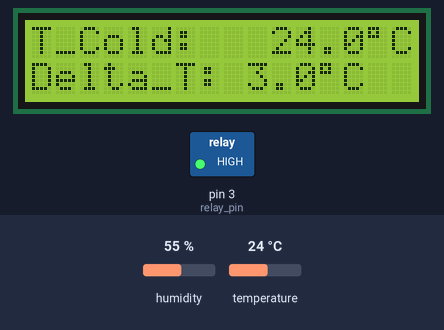
Bench run of a sketch on a simulated Arduino Uno, built with avr-gcc and run on an emulated ATmega328P. Parts: 16×2 character LCD, switched loads named in the sketch (green lamp = pin HIGH). Inputs (shaded band) come from the test bench; at power-on: humidity 55 %, temperature 24 °C. What the sketch prints to the serial monitor is not drawn.

Above: at 2.7 s.
2.8 s: humidity set to 83 %
16.6 s: humidity set to 86 %
At 27.2 s:
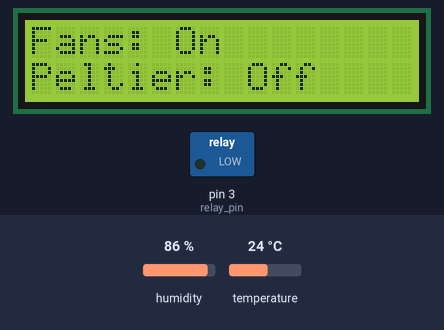
30.4 s: temperature set to 12 °C
At 31.7 s:
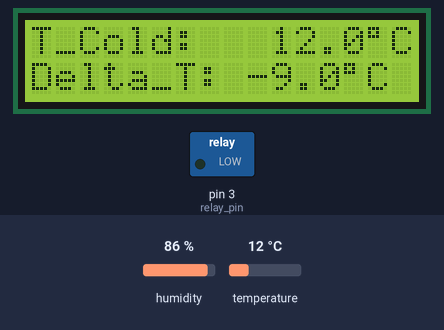
38.5 s: temperature set to 19 °C
At 45.7 s:
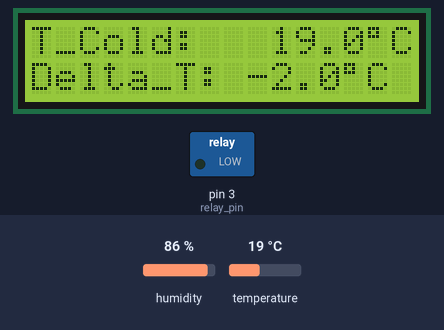
Timing chart, 0 to 47.2 s (numbered marks = the images above; inputs shaded):
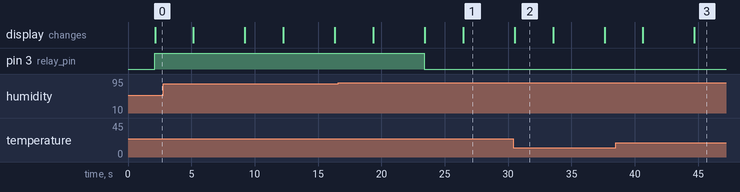

The sketch:

temp_and_lcd.ino
```cpp
/*
 * Code for Simpler Version, during Roommate situation.
 *     - Based on using a single temp sensor, placed in the cold side airflow.
 *
 *
 * T_dewpt = T_air - ((100-RelHum%)/5)  //Temperatures in Celsius
 *
 * Indoor Temp = 70 F / 21.1 C
 * Indoor Humidity = 30 %
 * Indoor Dew Point = 37 F / 3 C
 * DP at 25% = 33 F / 0 C
 * DP at 35% = 41 F / 5 C
 *
 * DPs at 25%/30%/35% at 65 F (18.3 C) = 29 / -2, 33 / 1, 47 / 3
 * DPs at 25%/30%/35% at 75 F (23.9 C) = 37 / 3, 42 / 5, 46 / 8
 *
 */

#include "DHT.h"
#include <LiquidCrystal_I2C.h> // includes the I2C library

#define DHT11_PIN 2
#define degsym ((char)223) // Defines the degree symbol character compatible with the LCD display.

#define Temp_buffer 3 // in degrees Celsius
#define Pwr_fan 1 // fan will always be on

float T_Dewpt = 0;
float TLim_low = 0;
float TLim_high = 0;

int Pwr_pelt = 0; // variable controlling relay to peltier module.
int relay_pelt = 0; // variable for controlling relay signal. Maybe not needed?
const int relay_pin = 3;


LiquidCrystal_I2C lcd(0x27, 16, 2); //set the address for the I2C module, and the lines and characters per line.
DHT dht11(DHT11_PIN, DHT11);


void setup() {
  Serial.begin(9600);

  dht11.begin(); // initialize the sensor

  lcd.init(); // initialize the lcd
  lcd.backlight(); // turn on the backlight

  pinMode(relay_pin, OUTPUT); // initialize digital pin location as an output signal


}


void loop() {
  // wait a few seconds between measurements.
  delay(2000);

  // read humidity
  float humi  = dht11.readHumidity();
  // read temperature as Celsius
  float tempC = dht11.readTemperature();
  // read temperature as Fahrenheit
  float tempF = dht11.readTemperature(true);

  // check if any reads failed
  if (isnan(humi) || isnan(tempC) || isnan(tempF)) {
    Serial.println("Failed to read from DHT11 sensor!");
  } else {
    Serial.print("DHT11# Humidity: ");
    Serial.print(humi, 2); // Display with 2 decimal places
    Serial.print("%");

    Serial.print("  |  ");

    Serial.print("Temperature: ");
    Serial.print(tempC, 1); // Display with 1 decimal place
    Serial.print("°C ~ ");
    Serial.print(tempF, 1); // Display with 1 decimal place
    Serial.println("°F");
  }


  /*//Check if cold temp is in or out of range, then trigger relay for peltier.
  Serial.print("Temp: ");
  Serial.print(tempC, 1);
  Serial.print("  | Added ");
  Serial.print(tempC + TLim_dp, 1);
  Serial.print("  |  ");
*/

  //Calculating current Dew Point.
  T_Dewpt = tempC - ((100-humi)/5);
  Serial.print("Dew Point: ");
  Serial.print(T_Dewpt, 1);
  Serial.print("  |  ");

  //Defining temperature limits for having peltier active.
  TLim_low = T_Dewpt + Temp_buffer;
  TLim_high = tempC - Temp_buffer;


  // Logic for controlling the relay signal to peltier based on temperature reading and temperature limits above.
  if (tempC <= TLim_low) {  // reading is at or below dew point limit
    digitalWrite(relay_pin, LOW); // turn off peltier cooler
    Pwr_pelt = 0; // sets status for peltier message
  }
  else if (TLim_low <= tempC <= TLim_high) {  // reading is between the temperature limits
    digitalWrite(relay_pin, HIGH); // continue to have peltier turned on
    Pwr_pelt = 1; // sets status for peltier message
  }
  else {   // tempC >= TLim_high   // reading is above the higher temp limit, either just turned on or not fully cooled to sub-ambient yet.
    digitalWrite(relay_pin, HIGH); // turn on peltier signal
    Pwr_pelt = 1; // sets status for peltier message
  }


  //Displaying temperature of cold side sensor.
  lcd.clear(); // clear display
  lcd.setCursor(0, 0); // move cursor to (0, 0)
  lcd.print("T_Cold:   "); // print message at (0, 0)
  lcd.print(tempC, 1); // Display with 1 decimal place
  lcd.print(degsym); // Displays the degree symbol defined above
  lcd.print("C");
  lcd.setCursor(0, 1); // move cursor to (2, 1)
  lcd.print("Delta_T: "); // print message at (2, 1)
  lcd.print(tempC-21, 1); // Display with 1 decimal place
  lcd.print(degsym); // Displays the degree symbol defined above
  lcd.print("C");
  delay(3000); // display the above for three seconds

  // Displaying status of peltier relay and fan.
  lcd.clear(); // clear display
  lcd.setCursor(0, 0); // move cursor to (0, 0)
  lcd.print("Fans: "); // print message at (0, 0)
  //lcd.print(Pwr_fan);
  if (Pwr_fan==1){
    lcd.print("On");
  } else {
    lcd.print("Off");
  }
  lcd.setCursor(0, 1); // move cursor to (2, 1)
  lcd.print("Peltier: "); // print message at (2, 1)
  if (Pwr_pelt==1){
    lcd.print("Active");
  } else {
    lcd.print("Off");
  }
  delay(2000); // display the above for two seconds

}
```

Measured:
- the behaviour switches between 84 and 85 % on humidity (found by bisection; images 0 and 1)
- after the input at 16.6 s, pin 3 (relay_pin): HIGH → LOW after 6.8 s; the display: first differs from a run without the input after 9.9 s (image 1)
- after the input at 30.4 s, the display: changes after 0.12 s (image 2)
- after the input at 38.5 s, the display: first differs from a run without the input after 6.2 s (image 3)
- what the display in image 2 shows lasts 3.0 s, from 30.5 s to 33.5 s
